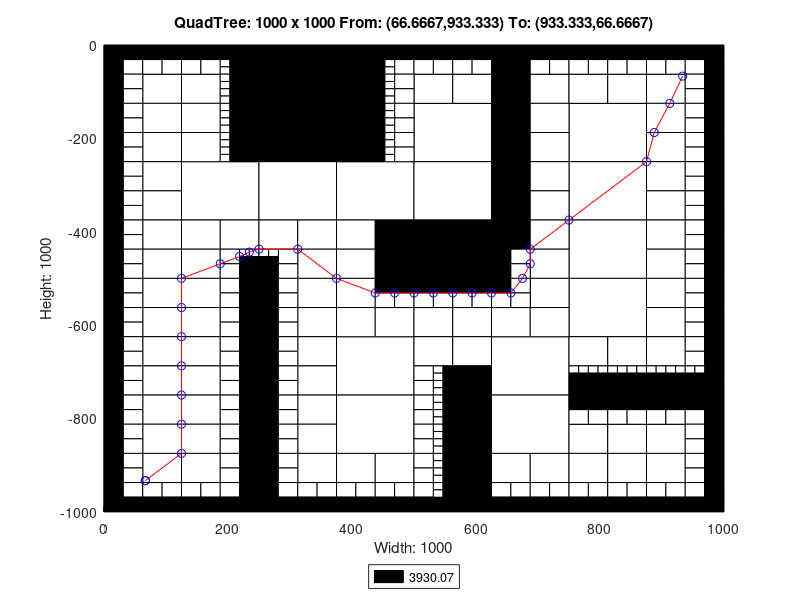

The MATLAB source for this figure:
axis([0 1000 -1000 0]);
title('QuadTree: 1000 x 1000 From: (66.6667,933.333) To: (933.333,66.6667)');
xlabel('Width: 1000');
ylabel('Height: 1000');
rectangle('Position',[250 -125 125 125], 'FaceColor',[0 0 0]);
rectangle('Position',[250 -250 125 125], 'FaceColor',[0 0 0]);
rectangle('Position',[125 -375 125 125], 'FaceColor',[1 1 1]);
rectangle('Position',[250 -375 125 125], 'FaceColor',[1 1 1]);
rectangle('Position',[375 -375 125 125], 'FaceColor',[1 1 1]);
rectangle('Position',[500 -250 125 125], 'FaceColor',[1 1 1]);
rectangle('Position',[750 -250 125 125], 'FaceColor',[1 1 1]);
rectangle('Position',[500 -375 125 125], 'FaceColor',[1 1 1]);
rectangle('Position',[500 -500 125 125], 'FaceColor',[0 0 0]);
rectangle('Position',[750 -375 125 125], 'FaceColor',[1 1 1]);
rectangle('Position',[750 -500 125 125], 'FaceColor',[1 1 1]);
rectangle('Position',[375 -750 125 125], 'FaceColor',[1 1 1]);
rectangle('Position',[375 -875 125 125], 'FaceColor',[1 1 1]);
rectangle('Position',[625 -750 125 125], 'FaceColor',[1 1 1]);
rectangle('Position',[750 -625 125 125], 'FaceColor',[1 1 1]);
rectangle('Position',[625 -875 125 125], 'FaceColor',[1 1 1]);
rectangle('Position',[62.5 -125 62.5 62.5], 'FaceColor',[1 1 1]);
rectangle('Position',[125 -125 62.5 62.5], 'FaceColor',[1 1 1]);
rectangle('Position',[62.5 -187.5 62.5 62.5], 'FaceColor',[1 1 1]);
rectangle('Position',[62.5 -250 62.5 62.5], 'FaceColor',[1 1 1]);
rectangle('Position',[125 -187.5 62.5 62.5], 'FaceColor',[1 1 1]);
rectangle('Position',[125 -250 62.5 62.5], 'FaceColor',[1 1 1]);
rectangle('Position',[375 -62.5 62.5 62.5], 'FaceColor',[0 0 0]);
rectangle('Position',[375 -125 62.5 62.5], 'FaceColor',[0 0 0]);
rectangle('Position',[375 -187.5 62.5 62.5], 'FaceColor',[0 0 0]);
rectangle('Position',[375 -250 62.5 62.5], 'FaceColor',[0 0 0]);
rectangle('Position',[62.5 -312.5 62.5 62.5], 'FaceColor',[1 1 1]);
rectangle('Position',[62.5 -375 62.5 62.5], 'FaceColor',[1 1 1]);
rectangle('Position',[62.5 -437.5 62.5 62.5], 'FaceColor',[1 1 1]);
rectangle('Position',[62.5 -500 62.5 62.5], 'FaceColor',[1 1 1]);
rectangle('Position',[125 -437.5 62.5 62.5], 'FaceColor',[1 1 1]);
rectangle('Position',[187.5 -437.5 62.5 62.5], 'FaceColor',[1 1 1]);
rectangle('Position',[125 -500 62.5 62.5], 'FaceColor',[1 1 1]);
rectangle('Position',[250 -437.5 62.5 62.5], 'FaceColor',[1 1 1]);
rectangle('Position',[312.5 -437.5 62.5 62.5], 'FaceColor',[1 1 1]);
rectangle('Position',[312.5 -500 62.5 62.5], 'FaceColor',[1 1 1]);
rectangle('Position',[375 -437.5 62.5 62.5], 'FaceColor',[1 1 1]);
rectangle('Position',[437.5 -437.5 62.5 62.5], 'FaceColor',[0 0 0]);
rectangle('Position',[375 -500 62.5 62.5], 'FaceColor',[1 1 1]);
rectangle('Position',[437.5 -500 62.5 62.5], 'FaceColor',[0 0 0]);
rectangle('Position',[500 -125 62.5 62.5], 'FaceColor',[1 1 1]);
rectangle('Position',[562.5 -125 62.5 62.5], 'FaceColor',[1 1 1]);
rectangle('Position',[625 -62.5 62.5 62.5], 'FaceColor',[0 0 0]);
rectangle('Position',[625 -125 62.5 62.5], 'FaceColor',[0 0 0]);
rectangle('Position',[687.5 -125 62.5 62.5], 'FaceColor',[1 1 1]);
rectangle('Position',[625 -187.5 62.5 62.5], 'FaceColor',[0 0 0]);
rectangle('Position',[687.5 -187.5 62.5 62.5], 'FaceColor',[1 1 1]);
rectangle('Position',[625 -250 62.5 62.5], 'FaceColor',[0 0 0]);
rectangle('Position',[687.5 -250 62.5 62.5], 'FaceColor',[1 1 1]);
rectangle('Position',[750 -125 62.5 62.5], 'FaceColor',[1 1 1]);
rectangle('Position',[812.5 -125 62.5 62.5], 'FaceColor',[1 1 1]);
rectangle('Position',[875 -125 62.5 62.5], 'FaceColor',[1 1 1]);
rectangle('Position',[875 -187.5 62.5 62.5], 'FaceColor',[1 1 1]);
rectangle('Position',[875 -250 62.5 62.5], 'FaceColor',[1 1 1]);
rectangle('Position',[625 -312.5 62.5 62.5], 'FaceColor',[0 0 0]);
rectangle('Position',[687.5 -312.5 62.5 62.5], 'FaceColor',[1 1 1]);
rectangle('Position',[625 -375 62.5 62.5], 'FaceColor',[0 0 0]);
rectangle('Position',[687.5 -375 62.5 62.5], 'FaceColor',[1 1 1]);
rectangle('Position',[625 -437.5 62.5 62.5], 'FaceColor',[0 0 0]);
rectangle('Position',[687.5 -437.5 62.5 62.5], 'FaceColor',[1 1 1]);
rectangle('Position',[687.5 -500 62.5 62.5], 'FaceColor',[1 1 1]);
rectangle('Position',[875 -312.5 62.5 62.5], 'FaceColor',[1 1 1]);
rectangle('Position',[875 -375 62.5 62.5], 'FaceColor',[1 1 1]);
rectangle('Position',[875 -437.5 62.5 62.5], 'FaceColor',[1 1 1]);
rectangle('Position',[875 -500 62.5 62.5], 'FaceColor',[1 1 1]);
rectangle('Position',[62.5 -562.5 62.5 62.5], 'FaceColor',[1 1 1]);
rectangle('Position',[62.5 -625 62.5 62.5], 'FaceColor',[1 1 1]);
rectangle('Position',[125 -562.5 62.5 62.5], 'FaceColor',[1 1 1]);
rectangle('Position',[125 -625 62.5 62.5], 'FaceColor',[1 1 1]);
rectangle('Position',[62.5 -687.5 62.5 62.5], 'FaceColor',[1 1 1]);
rectangle('Position',[62.5 -750 62.5 62.5], 'FaceColor',[1 1 1]);
rectangle('Position',[125 -687.5 62.5 62.5], 'FaceColor',[1 1 1]);
rectangle('Position',[125 -750 62.5 62.5], 'FaceColor',[1 1 1]);
rectangle('Position',[312.5 -562.5 62.5 62.5], 'FaceColor',[1 1 1]);
rectangle('Position',[312.5 -625 62.5 62.5], 'FaceColor',[1 1 1]);
rectangle('Position',[375 -562.5 62.5 62.5], 'FaceColor',[1 1 1]);
rectangle('Position',[375 -625 62.5 62.5], 'FaceColor',[1 1 1]);
rectangle('Position',[437.5 -625 62.5 62.5], 'FaceColor',[1 1 1]);
rectangle('Position',[312.5 -687.5 62.5 62.5], 'FaceColor',[1 1 1]);
rectangle('Position',[312.5 -750 62.5 62.5], 'FaceColor',[1 1 1]);
rectangle('Position',[62.5 -812.5 62.5 62.5], 'FaceColor',[1 1 1]);
rectangle('Position',[62.5 -875 62.5 62.5], 'FaceColor',[1 1 1]);
rectangle('Position',[125 -812.5 62.5 62.5], 'FaceColor',[1 1 1]);
rectangle('Position',[125 -875 62.5 62.5], 'FaceColor',[1 1 1]);
rectangle('Position',[62.5 -937.5 62.5 62.5], 'FaceColor',[1 1 1]);
rectangle('Position',[125 -937.5 62.5 62.5], 'FaceColor',[1 1 1]);
rectangle('Position',[312.5 -812.5 62.5 62.5], 'FaceColor',[1 1 1]);
rectangle('Position',[312.5 -875 62.5 62.5], 'FaceColor',[1 1 1]);
rectangle('Position',[312.5 -937.5 62.5 62.5], 'FaceColor',[1 1 1]);
rectangle('Position',[375 -937.5 62.5 62.5], 'FaceColor',[1 1 1]);
rectangle('Position',[437.5 -937.5 62.5 62.5], 'FaceColor',[1 1 1]);
rectangle('Position',[500 -625 62.5 62.5], 'FaceColor',[1 1 1]);
rectangle('Position',[562.5 -625 62.5 62.5], 'FaceColor',[1 1 1]);
rectangle('Position',[687.5 -562.5 62.5 62.5], 'FaceColor',[1 1 1]);
rectangle('Position',[625 -625 62.5 62.5], 'FaceColor',[1 1 1]);
rectangle('Position',[687.5 -625 62.5 62.5], 'FaceColor',[1 1 1]);
rectangle('Position',[500 -687.5 62.5 62.5], 'FaceColor',[1 1 1]);
rectangle('Position',[562.5 -687.5 62.5 62.5], 'FaceColor',[1 1 1]);
rectangle('Position',[562.5 -750 62.5 62.5], 'FaceColor',[0 0 0]);
rectangle('Position',[875 -562.5 62.5 62.5], 'FaceColor',[1 1 1]);
rectangle('Position',[875 -625 62.5 62.5], 'FaceColor',[1 1 1]);
rectangle('Position',[750 -687.5 62.5 62.5], 'FaceColor',[1 1 1]);
rectangle('Position',[812.5 -687.5 62.5 62.5], 'FaceColor',[1 1 1]);
rectangle('Position',[875 -687.5 62.5 62.5], 'FaceColor',[1 1 1]);
rectangle('Position',[562.5 -812.5 62.5 62.5], 'FaceColor',[0 0 0]);
rectangle('Position',[562.5 -875 62.5 62.5], 'FaceColor',[0 0 0]);
rectangle('Position',[562.5 -937.5 62.5 62.5], 'FaceColor',[0 0 0]);
rectangle('Position',[562.5 -1000 62.5 62.5], 'FaceColor',[0 0 0]);
rectangle('Position',[625 -937.5 62.5 62.5], 'FaceColor',[1 1 1]);
rectangle('Position',[687.5 -937.5 62.5 62.5], 'FaceColor',[1 1 1]);
rectangle('Position',[750 -875 62.5 62.5], 'FaceColor',[1 1 1]);
rectangle('Position',[812.5 -875 62.5 62.5], 'FaceColor',[1 1 1]);
rectangle('Position',[875 -875 62.5 62.5], 'FaceColor',[1 1 1]);
rectangle('Position',[750 -937.5 62.5 62.5], 'FaceColor',[1 1 1]);
rectangle('Position',[812.5 -937.5 62.5 62.5], 'FaceColor',[1 1 1]);
rectangle('Position',[875 -937.5 62.5 62.5], 'FaceColor',[1 1 1]);
rectangle('Position',[0 -31.25 31.25 31.25], 'FaceColor',[0 0 0]);
rectangle('Position',[31.25 -31.25 31.25 31.25], 'FaceColor',[0 0 0]);
rectangle('Position',[0 -62.5 31.25 31.25], 'FaceColor',[0 0 0]);
rectangle('Position',[31.25 -62.5 31.25 31.25], 'FaceColor',[1 1 1]);
rectangle('Position',[62.5 -31.25 31.25 31.25], 'FaceColor',[0 0 0]);
rectangle('Position',[93.75 -31.25 31.25 31.25], 'FaceColor',[0 0 0]);
rectangle('Position',[62.5 -62.5 31.25 31.25], 'FaceColor',[1 1 1]);
rectangle('Position',[93.75 -62.5 31.25 31.25], 'FaceColor',[1 1 1]);
rectangle('Position',[0 -93.75 31.25 31.25], 'FaceColor',[0 0 0]);
rectangle('Position',[31.25 -93.75 31.25 31.25], 'FaceColor',[1 1 1]);
rectangle('Position',[0 -125 31.25 31.25], 'FaceColor',[0 0 0]);
rectangle('Position',[31.25 -125 31.25 31.25], 'FaceColor',[1 1 1]);
rectangle('Position',[125 -31.25 31.25 31.25], 'FaceColor',[0 0 0]);
rectangle('Position',[156.25 -31.25 31.25 31.25], 'FaceColor',[0 0 0]);
rectangle('Position',[125 -62.5 31.25 31.25], 'FaceColor',[1 1 1]);
rectangle('Position',[156.25 -62.5 31.25 31.25], 'FaceColor',[1 1 1]);
rectangle('Position',[187.5 -31.25 31.25 31.25], 'FaceColor',[0 0 0]);
rectangle('Position',[218.75 -31.25 31.25 31.25], 'FaceColor',[0 0 0]);
rectangle('Position',[218.75 -62.5 31.25 31.25], 'FaceColor',[0 0 0]);
rectangle('Position',[218.75 -93.75 31.25 31.25], 'FaceColor',[0 0 0]);
rectangle('Position',[218.75 -125 31.25 31.25], 'FaceColor',[0 0 0]);
rectangle('Position',[0 -156.25 31.25 31.25], 'FaceColor',[0 0 0]);
rectangle('Position',[31.25 -156.25 31.25 31.25], 'FaceColor',[1 1 1]);
rectangle('Position',[0 -187.5 31.25 31.25], 'FaceColor',[0 0 0]);
rectangle('Position',[31.25 -187.5 31.25 31.25], 'FaceColor',[1 1 1]);
rectangle('Position',[0 -218.75 31.25 31.25], 'FaceColor',[0 0 0]);
rectangle('Position',[31.25 -218.75 31.25 31.25], 'FaceColor',[1 1 1]);
rectangle('Position',[0 -250 31.25 31.25], 'FaceColor',[0 0 0]);
rectangle('Position',[31.25 -250 31.25 31.25], 'FaceColor',[1 1 1]);
rectangle('Position',[218.75 -156.25 31.25 31.25], 'FaceColor',[0 0 0]);
rectangle('Position',[218.75 -187.5 31.25 31.25], 'FaceColor',[0 0 0]);
rectangle('Position',[218.75 -218.75 31.25 31.25], 'FaceColor',[0 0 0]);
rectangle('Position',[218.75 -250 31.25 31.25], 'FaceColor',[0 0 0]);
rectangle('Position',[437.5 -31.25 31.25 31.25], 'FaceColor',[0 0 0]);
rectangle('Position',[468.75 -31.25 31.25 31.25], 'FaceColor',[0 0 0]);
rectangle('Position',[468.75 -62.5 31.25 31.25], 'FaceColor',[1 1 1]);
rectangle('Position',[468.75 -93.75 31.25 31.25], 'FaceColor',[1 1 1]);
rectangle('Position',[468.75 -125 31.25 31.25], 'FaceColor',[1 1 1]);
rectangle('Position',[468.75 -156.25 31.25 31.25], 'FaceColor',[1 1 1]);
rectangle('Position',[468.75 -187.5 31.25 31.25], 'FaceColor',[1 1 1]);
rectangle('Position',[468.75 -218.75 31.25 31.25], 'FaceColor',[1 1 1]);
rectangle('Position',[468.75 -250 31.25 31.25], 'FaceColor',[1 1 1]);
rectangle('Position',[0 -281.25 31.25 31.25], 'FaceColor',[0 0 0]);
rectangle('Position',[31.25 -281.25 31.25 31.25], 'FaceColor',[1 1 1]);
rectangle('Position',[0 -312.5 31.25 31.25], 'FaceColor',[0 0 0]);
rectangle('Position',[31.25 -312.5 31.25 31.25], 'FaceColor',[1 1 1]);
rectangle('Position',[0 -343.75 31.25 31.25], 'FaceColor',[0 0 0]);
rectangle('Position',[31.25 -343.75 31.25 31.25], 'FaceColor',[1 1 1]);
rectangle('Position',[0 -375 31.25 31.25], 'FaceColor',[0 0 0]);
rectangle('Position',[31.25 -375 31.25 31.25], 'FaceColor',[1 1 1]);
rectangle('Position',[0 -406.25 31.25 31.25], 'FaceColor',[0 0 0]);
rectangle('Position',[31.25 -406.25 31.25 31.25], 'FaceColor',[1 1 1]);
rectangle('Position',[0 -437.5 31.25 31.25], 'FaceColor',[0 0 0]);
rectangle('Position',[31.25 -437.5 31.25 31.25], 'FaceColor',[1 1 1]);
rectangle('Position',[0 -468.75 31.25 31.25], 'FaceColor',[0 0 0]);
rectangle('Position',[31.25 -468.75 31.25 31.25], 'FaceColor',[1 1 1]);
rectangle('Position',[0 -500 31.25 31.25], 'FaceColor',[0 0 0]);
rectangle('Position',[31.25 -500 31.25 31.25], 'FaceColor',[1 1 1]);
rectangle('Position',[187.5 -468.75 31.25 31.25], 'FaceColor',[1 1 1]);
rectangle('Position',[187.5 -500 31.25 31.25], 'FaceColor',[1 1 1]);
rectangle('Position',[218.75 -500 31.25 31.25], 'FaceColor',[0 0 0]);
rectangle('Position',[281.25 -468.75 31.25 31.25], 'FaceColor',[1 1 1]);
rectangle('Position',[250 -500 31.25 31.25], 'FaceColor',[0 0 0]);
rectangle('Position',[281.25 -500 31.25 31.25], 'FaceColor',[1 1 1]);
rectangle('Position',[500 -31.25 31.25 31.25], 'FaceColor',[0 0 0]);
rectangle('Position',[531.25 -31.25 31.25 31.25], 'FaceColor',[0 0 0]);
rectangle('Position',[500 -62.5 31.25 31.25], 'FaceColor',[1 1 1]);
rectangle('Position',[531.25 -62.5 31.25 31.25], 'FaceColor',[1 1 1]);
rectangle('Position',[562.5 -31.25 31.25 31.25], 'FaceColor',[0 0 0]);
rectangle('Position',[593.75 -31.25 31.25 31.25], 'FaceColor',[0 0 0]);
rectangle('Position',[562.5 -62.5 31.25 31.25], 'FaceColor',[1 1 1]);
rectangle('Position',[593.75 -62.5 31.25 31.25], 'FaceColor',[1 1 1]);
rectangle('Position',[687.5 -31.25 31.25 31.25], 'FaceColor',[0 0 0]);
rectangle('Position',[718.75 -31.25 31.25 31.25], 'FaceColor',[0 0 0]);
rectangle('Position',[687.5 -62.5 31.25 31.25], 'FaceColor',[1 1 1]);
rectangle('Position',[718.75 -62.5 31.25 31.25], 'FaceColor',[1 1 1]);
rectangle('Position',[750 -31.25 31.25 31.25], 'FaceColor',[0 0 0]);
rectangle('Position',[781.25 -31.25 31.25 31.25], 'FaceColor',[0 0 0]);
rectangle('Position',[750 -62.5 31.25 31.25], 'FaceColor',[1 1 1]);
rectangle('Position',[781.25 -62.5 31.25 31.25], 'FaceColor',[1 1 1]);
rectangle('Position',[812.5 -31.25 31.25 31.25], 'FaceColor',[0 0 0]);
rectangle('Position',[843.75 -31.25 31.25 31.25], 'FaceColor',[0 0 0]);
rectangle('Position',[812.5 -62.5 31.25 31.25], 'FaceColor',[1 1 1]);
rectangle('Position',[843.75 -62.5 31.25 31.25], 'FaceColor',[1 1 1]);
rectangle('Position',[875 -31.25 31.25 31.25], 'FaceColor',[0 0 0]);
rectangle('Position',[906.25 -31.25 31.25 31.25], 'FaceColor',[0 0 0]);
rectangle('Position',[875 -62.5 31.25 31.25], 'FaceColor',[1 1 1]);
rectangle('Position',[906.25 -62.5 31.25 31.25], 'FaceColor',[1 1 1]);
rectangle('Position',[937.5 -31.25 31.25 31.25], 'FaceColor',[0 0 0]);
rectangle('Position',[968.75 -31.25 31.25 31.25], 'FaceColor',[0 0 0]);
rectangle('Position',[937.5 -62.5 31.25 31.25], 'FaceColor',[1 1 1]);
rectangle('Position',[968.75 -62.5 31.25 31.25], 'FaceColor',[0 0 0]);
rectangle('Position',[937.5 -93.75 31.25 31.25], 'FaceColor',[1 1 1]);
rectangle('Position',[968.75 -93.75 31.25 31.25], 'FaceColor',[0 0 0]);
rectangle('Position',[937.5 -125 31.25 31.25], 'FaceColor',[1 1 1]);
rectangle('Position',[968.75 -125 31.25 31.25], 'FaceColor',[0 0 0]);
rectangle('Position',[937.5 -156.25 31.25 31.25], 'FaceColor',[1 1 1]);
rectangle('Position',[968.75 -156.25 31.25 31.25], 'FaceColor',[0 0 0]);
rectangle('Position',[937.5 -187.5 31.25 31.25], 'FaceColor',[1 1 1]);
rectangle('Position',[968.75 -187.5 31.25 31.25], 'FaceColor',[0 0 0]);
rectangle('Position',[937.5 -218.75 31.25 31.25], 'FaceColor',[1 1 1]);
rectangle('Position',[968.75 -218.75 31.25 31.25], 'FaceColor',[0 0 0]);
rectangle('Position',[937.5 -250 31.25 31.25], 'FaceColor',[1 1 1]);
rectangle('Position',[968.75 -250 31.25 31.25], 'FaceColor',[0 0 0]);
rectangle('Position',[625 -468.75 31.25 31.25], 'FaceColor',[0 0 0]);
rectangle('Position',[656.25 -468.75 31.25 31.25], 'FaceColor',[1 1 1]);
rectangle('Position',[625 -500 31.25 31.25], 'FaceColor',[0 0 0]);
rectangle('Position',[656.25 -500 31.25 31.25], 'FaceColor',[1 1 1]);
rectangle('Position',[937.5 -281.25 31.25 31.25], 'FaceColor',[1 1 1]);
rectangle('Position',[968.75 -281.25 31.25 31.25], 'FaceColor',[0 0 0]);
rectangle('Position',[937.5 -312.5 31.25 31.25], 'FaceColor',[1 1 1]);
rectangle('Position',[968.75 -312.5 31.25 31.25], 'FaceColor',[0 0 0]);
rectangle('Position',[937.5 -343.75 31.25 31.25], 'FaceColor',[1 1 1]);
rectangle('Position',[968.75 -343.75 31.25 31.25], 'FaceColor',[0 0 0]);
rectangle('Position',[937.5 -375 31.25 31.25], 'FaceColor',[1 1 1]);
rectangle('Position',[968.75 -375 31.25 31.25], 'FaceColor',[0 0 0]);
rectangle('Position',[937.5 -406.25 31.25 31.25], 'FaceColor',[1 1 1]);
rectangle('Position',[968.75 -406.25 31.25 31.25], 'FaceColor',[0 0 0]);
rectangle('Position',[937.5 -437.5 31.25 31.25], 'FaceColor',[1 1 1]);
rectangle('Position',[968.75 -437.5 31.25 31.25], 'FaceColor',[0 0 0]);
rectangle('Position',[937.5 -468.75 31.25 31.25], 'FaceColor',[1 1 1]);
rectangle('Position',[968.75 -468.75 31.25 31.25], 'FaceColor',[0 0 0]);
rectangle('Position',[937.5 -500 31.25 31.25], 'FaceColor',[1 1 1]);
rectangle('Position',[968.75 -500 31.25 31.25], 'FaceColor',[0 0 0]);
rectangle('Position',[0 -531.25 31.25 31.25], 'FaceColor',[0 0 0]);
rectangle('Position',[31.25 -531.25 31.25 31.25], 'FaceColor',[1 1 1]);
rectangle('Position',[0 -562.5 31.25 31.25], 'FaceColor',[0 0 0]);
rectangle('Position',[31.25 -562.5 31.25 31.25], 'FaceColor',[1 1 1]);
rectangle('Position',[0 -593.75 31.25 31.25], 'FaceColor',[0 0 0]);
rectangle('Position',[31.25 -593.75 31.25 31.25], 'FaceColor',[1 1 1]);
rectangle('Position',[0 -625 31.25 31.25], 'FaceColor',[0 0 0]);
rectangle('Position',[31.25 -625 31.25 31.25], 'FaceColor',[1 1 1]);
rectangle('Position',[187.5 -531.25 31.25 31.25], 'FaceColor',[1 1 1]);
rectangle('Position',[218.75 -531.25 31.25 31.25], 'FaceColor',[0 0 0]);
rectangle('Position',[187.5 -562.5 31.25 31.25], 'FaceColor',[1 1 1]);
rectangle('Position',[218.75 -562.5 31.25 31.25], 'FaceColor',[0 0 0]);
rectangle('Position',[187.5 -593.75 31.25 31.25], 'FaceColor',[1 1 1]);
rectangle('Position',[218.75 -593.75 31.25 31.25], 'FaceColor',[0 0 0]);
rectangle('Position',[187.5 -625 31.25 31.25], 'FaceColor',[1 1 1]);
rectangle('Position',[218.75 -625 31.25 31.25], 'FaceColor',[0 0 0]);
rectangle('Position',[0 -656.25 31.25 31.25], 'FaceColor',[0 0 0]);
rectangle('Position',[31.25 -656.25 31.25 31.25], 'FaceColor',[1 1 1]);
rectangle('Position',[0 -687.5 31.25 31.25], 'FaceColor',[0 0 0]);
rectangle('Position',[31.25 -687.5 31.25 31.25], 'FaceColor',[1 1 1]);
rectangle('Position',[0 -718.75 31.25 31.25], 'FaceColor',[0 0 0]);
rectangle('Position',[31.25 -718.75 31.25 31.25], 'FaceColor',[1 1 1]);
rectangle('Position',[0 -750 31.25 31.25], 'FaceColor',[0 0 0]);
rectangle('Position',[31.25 -750 31.25 31.25], 'FaceColor',[1 1 1]);
rectangle('Position',[187.5 -656.25 31.25 31.25], 'FaceColor',[1 1 1]);
rectangle('Position',[218.75 -656.25 31.25 31.25], 'FaceColor',[0 0 0]);
rectangle('Position',[187.5 -687.5 31.25 31.25], 'FaceColor',[1 1 1]);
rectangle('Position',[218.75 -687.5 31.25 31.25], 'FaceColor',[0 0 0]);
rectangle('Position',[187.5 -718.75 31.25 31.25], 'FaceColor',[1 1 1]);
rectangle('Position',[218.75 -718.75 31.25 31.25], 'FaceColor',[0 0 0]);
rectangle('Position',[187.5 -750 31.25 31.25], 'FaceColor',[1 1 1]);
rectangle('Position',[218.75 -750 31.25 31.25], 'FaceColor',[0 0 0]);
rectangle('Position',[250 -531.25 31.25 31.25], 'FaceColor',[0 0 0]);
rectangle('Position',[281.25 -531.25 31.25 31.25], 'FaceColor',[1 1 1]);
rectangle('Position',[250 -562.5 31.25 31.25], 'FaceColor',[0 0 0]);
rectangle('Position',[281.25 -562.5 31.25 31.25], 'FaceColor',[1 1 1]);
rectangle('Position',[250 -593.75 31.25 31.25], 'FaceColor',[0 0 0]);
rectangle('Position',[281.25 -593.75 31.25 31.25], 'FaceColor',[1 1 1]);
rectangle('Position',[250 -625 31.25 31.25], 'FaceColor',[0 0 0]);
rectangle('Position',[281.25 -625 31.25 31.25], 'FaceColor',[1 1 1]);
rectangle('Position',[437.5 -531.25 31.25 31.25], 'FaceColor',[0 0 0]);
rectangle('Position',[468.75 -531.25 31.25 31.25], 'FaceColor',[0 0 0]);
rectangle('Position',[437.5 -562.5 31.25 31.25], 'FaceColor',[1 1 1]);
rectangle('Position',[468.75 -562.5 31.25 31.25], 'FaceColor',[1 1 1]);
rectangle('Position',[250 -656.25 31.25 31.25], 'FaceColor',[0 0 0]);
rectangle('Position',[281.25 -656.25 31.25 31.25], 'FaceColor',[1 1 1]);
rectangle('Position',[250 -687.5 31.25 31.25], 'FaceColor',[0 0 0]);
rectangle('Position',[281.25 -687.5 31.25 31.25], 'FaceColor',[1 1 1]);
rectangle('Position',[250 -718.75 31.25 31.25], 'FaceColor',[0 0 0]);
rectangle('Position',[281.25 -718.75 31.25 31.25], 'FaceColor',[1 1 1]);
rectangle('Position',[250 -750 31.25 31.25], 'FaceColor',[0 0 0]);
rectangle('Position',[281.25 -750 31.25 31.25], 'FaceColor',[1 1 1]);
rectangle('Position',[0 -781.25 31.25 31.25], 'FaceColor',[0 0 0]);
rectangle('Position',[31.25 -781.25 31.25 31.25], 'FaceColor',[1 1 1]);
rectangle('Position',[0 -812.5 31.25 31.25], 'FaceColor',[0 0 0]);
rectangle('Position',[31.25 -812.5 31.25 31.25], 'FaceColor',[1 1 1]);
rectangle('Position',[0 -843.75 31.25 31.25], 'FaceColor',[0 0 0]);
rectangle('Position',[31.25 -843.75 31.25 31.25], 'FaceColor',[1 1 1]);
rectangle('Position',[0 -875 31.25 31.25], 'FaceColor',[0 0 0]);
rectangle('Position',[31.25 -875 31.25 31.25], 'FaceColor',[1 1 1]);
rectangle('Position',[187.5 -781.25 31.25 31.25], 'FaceColor',[1 1 1]);
rectangle('Position',[218.75 -781.25 31.25 31.25], 'FaceColor',[0 0 0]);
rectangle('Position',[187.5 -812.5 31.25 31.25], 'FaceColor',[1 1 1]);
rectangle('Position',[218.75 -812.5 31.25 31.25], 'FaceColor',[0 0 0]);
rectangle('Position',[187.5 -843.75 31.25 31.25], 'FaceColor',[1 1 1]);
rectangle('Position',[218.75 -843.75 31.25 31.25], 'FaceColor',[0 0 0]);
rectangle('Position',[187.5 -875 31.25 31.25], 'FaceColor',[1 1 1]);
rectangle('Position',[218.75 -875 31.25 31.25], 'FaceColor',[0 0 0]);
rectangle('Position',[0 -906.25 31.25 31.25], 'FaceColor',[0 0 0]);
rectangle('Position',[31.25 -906.25 31.25 31.25], 'FaceColor',[1 1 1]);
rectangle('Position',[0 -937.5 31.25 31.25], 'FaceColor',[0 0 0]);
rectangle('Position',[31.25 -937.5 31.25 31.25], 'FaceColor',[1 1 1]);
rectangle('Position',[0 -968.75 31.25 31.25], 'FaceColor',[0 0 0]);
rectangle('Position',[31.25 -968.75 31.25 31.25], 'FaceColor',[1 1 1]);
rectangle('Position',[0 -1000 31.25 31.25], 'FaceColor',[0 0 0]);
rectangle('Position',[31.25 -1000 31.25 31.25], 'FaceColor',[0 0 0]);
rectangle('Position',[62.5 -968.75 31.25 31.25], 'FaceColor',[1 1 1]);
rectangle('Position',[93.75 -968.75 31.25 31.25], 'FaceColor',[1 1 1]);
rectangle('Position',[62.5 -1000 31.25 31.25], 'FaceColor',[0 0 0]);
rectangle('Position',[93.75 -1000 31.25 31.25], 'FaceColor',[0 0 0]);
rectangle('Position',[187.5 -906.25 31.25 31.25], 'FaceColor',[1 1 1]);
rectangle('Position',[218.75 -906.25 31.25 31.25], 'FaceColor',[0 0 0]);
rectangle('Position',[187.5 -937.5 31.25 31.25], 'FaceColor',[1 1 1]);
rectangle('Position',[218.75 -937.5 31.25 31.25], 'FaceColor',[0 0 0]);
rectangle('Position',[125 -968.75 31.25 31.25], 'FaceColor',[1 1 1]);
rectangle('Position',[156.25 -968.75 31.25 31.25], 'FaceColor',[1 1 1]);
rectangle('Position',[125 -1000 31.25 31.25], 'FaceColor',[0 0 0]);
rectangle('Position',[156.25 -1000 31.25 31.25], 'FaceColor',[0 0 0]);
rectangle('Position',[187.5 -968.75 31.25 31.25], 'FaceColor',[1 1 1]);
rectangle('Position',[218.75 -968.75 31.25 31.25], 'FaceColor',[0 0 0]);
rectangle('Position',[187.5 -1000 31.25 31.25], 'FaceColor',[0 0 0]);
rectangle('Position',[218.75 -1000 31.25 31.25], 'FaceColor',[0 0 0]);
rectangle('Position',[250 -781.25 31.25 31.25], 'FaceColor',[0 0 0]);
rectangle('Position',[281.25 -781.25 31.25 31.25], 'FaceColor',[1 1 1]);
rectangle('Position',[250 -812.5 31.25 31.25], 'FaceColor',[0 0 0]);
rectangle('Position',[281.25 -812.5 31.25 31.25], 'FaceColor',[1 1 1]);
rectangle('Position',[250 -843.75 31.25 31.25], 'FaceColor',[0 0 0]);
rectangle('Position',[281.25 -843.75 31.25 31.25], 'FaceColor',[1 1 1]);
rectangle('Position',[250 -875 31.25 31.25], 'FaceColor',[0 0 0]);
rectangle('Position',[281.25 -875 31.25 31.25], 'FaceColor',[1 1 1]);
rectangle('Position',[250 -906.25 31.25 31.25], 'FaceColor',[0 0 0]);
rectangle('Position',[281.25 -906.25 31.25 31.25], 'FaceColor',[1 1 1]);
rectangle('Position',[250 -937.5 31.25 31.25], 'FaceColor',[0 0 0]);
rectangle('Position',[281.25 -937.5 31.25 31.25], 'FaceColor',[1 1 1]);
rectangle('Position',[250 -968.75 31.25 31.25], 'FaceColor',[0 0 0]);
rectangle('Position',[281.25 -968.75 31.25 31.25], 'FaceColor',[1 1 1]);
rectangle('Position',[250 -1000 31.25 31.25], 'FaceColor',[0 0 0]);
rectangle('Position',[281.25 -1000 31.25 31.25], 'FaceColor',[0 0 0]);
rectangle('Position',[312.5 -968.75 31.25 31.25], 'FaceColor',[1 1 1]);
rectangle('Position',[343.75 -968.75 31.25 31.25], 'FaceColor',[1 1 1]);
rectangle('Position',[312.5 -1000 31.25 31.25], 'FaceColor',[0 0 0]);
rectangle('Position',[343.75 -1000 31.25 31.25], 'FaceColor',[0 0 0]);
rectangle('Position',[375 -968.75 31.25 31.25], 'FaceColor',[1 1 1]);
rectangle('Position',[406.25 -968.75 31.25 31.25], 'FaceColor',[1 1 1]);
rectangle('Position',[375 -1000 31.25 31.25], 'FaceColor',[0 0 0]);
rectangle('Position',[406.25 -1000 31.25 31.25], 'FaceColor',[0 0 0]);
rectangle('Position',[437.5 -968.75 31.25 31.25], 'FaceColor',[1 1 1]);
rectangle('Position',[468.75 -968.75 31.25 31.25], 'FaceColor',[1 1 1]);
rectangle('Position',[437.5 -1000 31.25 31.25], 'FaceColor',[0 0 0]);
rectangle('Position',[468.75 -1000 31.25 31.25], 'FaceColor',[0 0 0]);
rectangle('Position',[500 -531.25 31.25 31.25], 'FaceColor',[0 0 0]);
rectangle('Position',[531.25 -531.25 31.25 31.25], 'FaceColor',[0 0 0]);
rectangle('Position',[500 -562.5 31.25 31.25], 'FaceColor',[1 1 1]);
rectangle('Position',[531.25 -562.5 31.25 31.25], 'FaceColor',[1 1 1]);
rectangle('Position',[562.5 -531.25 31.25 31.25], 'FaceColor',[0 0 0]);
rectangle('Position',[593.75 -531.25 31.25 31.25], 'FaceColor',[0 0 0]);
rectangle('Position',[562.5 -562.5 31.25 31.25], 'FaceColor',[1 1 1]);
rectangle('Position',[593.75 -562.5 31.25 31.25], 'FaceColor',[1 1 1]);
rectangle('Position',[625 -531.25 31.25 31.25], 'FaceColor',[0 0 0]);
rectangle('Position',[656.25 -531.25 31.25 31.25], 'FaceColor',[1 1 1]);
rectangle('Position',[625 -562.5 31.25 31.25], 'FaceColor',[1 1 1]);
rectangle('Position',[656.25 -562.5 31.25 31.25], 'FaceColor',[1 1 1]);
rectangle('Position',[500 -718.75 31.25 31.25], 'FaceColor',[1 1 1]);
rectangle('Position',[500 -750 31.25 31.25], 'FaceColor',[1 1 1]);
rectangle('Position',[937.5 -531.25 31.25 31.25], 'FaceColor',[1 1 1]);
rectangle('Position',[968.75 -531.25 31.25 31.25], 'FaceColor',[0 0 0]);
rectangle('Position',[937.5 -562.5 31.25 31.25], 'FaceColor',[1 1 1]);
rectangle('Position',[968.75 -562.5 31.25 31.25], 'FaceColor',[0 0 0]);
rectangle('Position',[937.5 -593.75 31.25 31.25], 'FaceColor',[1 1 1]);
rectangle('Position',[968.75 -593.75 31.25 31.25], 'FaceColor',[0 0 0]);
rectangle('Position',[937.5 -625 31.25 31.25], 'FaceColor',[1 1 1]);
rectangle('Position',[968.75 -625 31.25 31.25], 'FaceColor',[0 0 0]);
rectangle('Position',[750 -750 31.25 31.25], 'FaceColor',[0 0 0]);
rectangle('Position',[781.25 -750 31.25 31.25], 'FaceColor',[0 0 0]);
rectangle('Position',[812.5 -750 31.25 31.25], 'FaceColor',[0 0 0]);
rectangle('Position',[843.75 -750 31.25 31.25], 'FaceColor',[0 0 0]);
rectangle('Position',[937.5 -656.25 31.25 31.25], 'FaceColor',[1 1 1]);
rectangle('Position',[968.75 -656.25 31.25 31.25], 'FaceColor',[0 0 0]);
rectangle('Position',[937.5 -687.5 31.25 31.25], 'FaceColor',[1 1 1]);
rectangle('Position',[968.75 -687.5 31.25 31.25], 'FaceColor',[0 0 0]);
rectangle('Position',[875 -750 31.25 31.25], 'FaceColor',[0 0 0]);
rectangle('Position',[906.25 -750 31.25 31.25], 'FaceColor',[0 0 0]);
rectangle('Position',[968.75 -718.75 31.25 31.25], 'FaceColor',[0 0 0]);
rectangle('Position',[937.5 -750 31.25 31.25], 'FaceColor',[0 0 0]);
rectangle('Position',[968.75 -750 31.25 31.25], 'FaceColor',[0 0 0]);
rectangle('Position',[500 -781.25 31.25 31.25], 'FaceColor',[1 1 1]);
rectangle('Position',[500 -812.5 31.25 31.25], 'FaceColor',[1 1 1]);
rectangle('Position',[500 -843.75 31.25 31.25], 'FaceColor',[1 1 1]);
rectangle('Position',[500 -875 31.25 31.25], 'FaceColor',[1 1 1]);
rectangle('Position',[500 -906.25 31.25 31.25], 'FaceColor',[1 1 1]);
rectangle('Position',[500 -937.5 31.25 31.25], 'FaceColor',[1 1 1]);
rectangle('Position',[500 -968.75 31.25 31.25], 'FaceColor',[1 1 1]);
rectangle('Position',[500 -1000 31.25 31.25], 'FaceColor',[0 0 0]);
rectangle('Position',[531.25 -1000 31.25 31.25], 'FaceColor',[0 0 0]);
rectangle('Position',[625 -968.75 31.25 31.25], 'FaceColor',[1 1 1]);
rectangle('Position',[656.25 -968.75 31.25 31.25], 'FaceColor',[1 1 1]);
rectangle('Position',[625 -1000 31.25 31.25], 'FaceColor',[0 0 0]);
rectangle('Position',[656.25 -1000 31.25 31.25], 'FaceColor',[0 0 0]);
rectangle('Position',[687.5 -968.75 31.25 31.25], 'FaceColor',[1 1 1]);
rectangle('Position',[718.75 -968.75 31.25 31.25], 'FaceColor',[1 1 1]);
rectangle('Position',[687.5 -1000 31.25 31.25], 'FaceColor',[0 0 0]);
rectangle('Position',[718.75 -1000 31.25 31.25], 'FaceColor',[0 0 0]);
rectangle('Position',[750 -781.25 31.25 31.25], 'FaceColor',[0 0 0]);
rectangle('Position',[781.25 -781.25 31.25 31.25], 'FaceColor',[0 0 0]);
rectangle('Position',[750 -812.5 31.25 31.25], 'FaceColor',[1 1 1]);
rectangle('Position',[781.25 -812.5 31.25 31.25], 'FaceColor',[1 1 1]);
rectangle('Position',[812.5 -781.25 31.25 31.25], 'FaceColor',[0 0 0]);
rectangle('Position',[843.75 -781.25 31.25 31.25], 'FaceColor',[0 0 0]);
rectangle('Position',[812.5 -812.5 31.25 31.25], 'FaceColor',[1 1 1]);
rectangle('Position',[843.75 -812.5 31.25 31.25], 'FaceColor',[1 1 1]);
rectangle('Position',[875 -781.25 31.25 31.25], 'FaceColor',[0 0 0]);
rectangle('Position',[906.25 -781.25 31.25 31.25], 'FaceColor',[0 0 0]);
rectangle('Position',[875 -812.5 31.25 31.25], 'FaceColor',[1 1 1]);
rectangle('Position',[906.25 -812.5 31.25 31.25], 'FaceColor',[1 1 1]);
rectangle('Position',[937.5 -781.25 31.25 31.25], 'FaceColor',[0 0 0]);
rectangle('Position',[968.75 -781.25 31.25 31.25], 'FaceColor',[0 0 0]);
rectangle('Position',[937.5 -812.5 31.25 31.25], 'FaceColor',[1 1 1]);
rectangle('Position',[968.75 -812.5 31.25 31.25], 'FaceColor',[0 0 0]);
rectangle('Position',[937.5 -843.75 31.25 31.25], 'FaceColor',[1 1 1]);
rectangle('Position',[968.75 -843.75 31.25 31.25], 'FaceColor',[0 0 0]);
rectangle('Position',[937.5 -875 31.25 31.25], 'FaceColor',[1 1 1]);
rectangle('Position',[968.75 -875 31.25 31.25], 'FaceColor',[0 0 0]);
rectangle('Position',[750 -968.75 31.25 31.25], 'FaceColor',[1 1 1]);
rectangle('Position',[781.25 -968.75 31.25 31.25], 'FaceColor',[1 1 1]);
rectangle('Position',[750 -1000 31.25 31.25], 'FaceColor',[0 0 0]);
rectangle('Position',[781.25 -1000 31.25 31.25], 'FaceColor',[0 0 0]);
rectangle('Position',[812.5 -968.75 31.25 31.25], 'FaceColor',[1 1 1]);
rectangle('Position',[843.75 -968.75 31.25 31.25], 'FaceColor',[1 1 1]);
rectangle('Position',[812.5 -1000 31.25 31.25], 'FaceColor',[0 0 0]);
rectangle('Position',[843.75 -1000 31.25 31.25], 'FaceColor',[0 0 0]);
rectangle('Position',[937.5 -906.25 31.25 31.25], 'FaceColor',[1 1 1]);
rectangle('Position',[968.75 -906.25 31.25 31.25], 'FaceColor',[0 0 0]);
rectangle('Position',[937.5 -937.5 31.25 31.25], 'FaceColor',[1 1 1]);
rectangle('Position',[968.75 -937.5 31.25 31.25], 'FaceColor',[0 0 0]);
rectangle('Position',[875 -968.75 31.25 31.25], 'FaceColor',[1 1 1]);
rectangle('Position',[906.25 -968.75 31.25 31.25], 'FaceColor',[1 1 1]);
rectangle('Position',[875 -1000 31.25 31.25], 'FaceColor',[0 0 0]);
rectangle('Position',[906.25 -1000 31.25 31.25], 'FaceColor',[0 0 0]);
rectangle('Position',[937.5 -968.75 31.25 31.25], 'FaceColor',[1 1 1]);
rectangle('Position',[968.75 -968.75 31.25 31.25], 'FaceColor',[0 0 0]);
rectangle('Position',[937.5 -1000 31.25 31.25], 'FaceColor',[0 0 0]);
rectangle('Position',[968.75 -1000 31.25 31.25], 'FaceColor',[0 0 0]);
rectangle('Position',[187.5 -46.875 15.625 15.625], 'FaceColor',[1 1 1]);
rectangle('Position',[203.125 -46.875 15.625 15.625], 'FaceColor',[0 0 0]);
rectangle('Position',[187.5 -62.5 15.625 15.625], 'FaceColor',[1 1 1]);
rectangle('Position',[203.125 -62.5 15.625 15.625], 'FaceColor',[0 0 0]);
rectangle('Position',[187.5 -78.125 15.625 15.625], 'FaceColor',[1 1 1]);
rectangle('Position',[203.125 -78.125 15.625 15.625], 'FaceColor',[0 0 0]);
rectangle('Position',[187.5 -93.75 15.625 15.625], 'FaceColor',[1 1 1]);
rectangle('Position',[203.125 -93.75 15.625 15.625], 'FaceColor',[0 0 0]);
rectangle('Position',[187.5 -109.375 15.625 15.625], 'FaceColor',[1 1 1]);
rectangle('Position',[203.125 -109.375 15.625 15.625], 'FaceColor',[0 0 0]);
rectangle('Position',[187.5 -125 15.625 15.625], 'FaceColor',[1 1 1]);
rectangle('Position',[203.125 -125 15.625 15.625], 'FaceColor',[0 0 0]);
rectangle('Position',[187.5 -140.625 15.625 15.625], 'FaceColor',[1 1 1]);
rectangle('Position',[203.125 -140.625 15.625 15.625], 'FaceColor',[0 0 0]);
rectangle('Position',[187.5 -156.25 15.625 15.625], 'FaceColor',[1 1 1]);
rectangle('Position',[203.125 -156.25 15.625 15.625], 'FaceColor',[0 0 0]);
rectangle('Position',[187.5 -171.875 15.625 15.625], 'FaceColor',[1 1 1]);
rectangle('Position',[203.125 -171.875 15.625 15.625], 'FaceColor',[0 0 0]);
rectangle('Position',[187.5 -187.5 15.625 15.625], 'FaceColor',[1 1 1]);
rectangle('Position',[203.125 -187.5 15.625 15.625], 'FaceColor',[0 0 0]);
rectangle('Position',[187.5 -203.125 15.625 15.625], 'FaceColor',[1 1 1]);
rectangle('Position',[203.125 -203.125 15.625 15.625], 'FaceColor',[0 0 0]);
rectangle('Position',[187.5 -218.75 15.625 15.625], 'FaceColor',[1 1 1]);
rectangle('Position',[203.125 -218.75 15.625 15.625], 'FaceColor',[0 0 0]);
rectangle('Position',[187.5 -234.375 15.625 15.625], 'FaceColor',[1 1 1]);
rectangle('Position',[203.125 -234.375 15.625 15.625], 'FaceColor',[0 0 0]);
rectangle('Position',[187.5 -250 15.625 15.625], 'FaceColor',[1 1 1]);
rectangle('Position',[203.125 -250 15.625 15.625], 'FaceColor',[0 0 0]);
rectangle('Position',[437.5 -46.875 15.625 15.625], 'FaceColor',[0 0 0]);
rectangle('Position',[453.125 -46.875 15.625 15.625], 'FaceColor',[1 1 1]);
rectangle('Position',[437.5 -62.5 15.625 15.625], 'FaceColor',[0 0 0]);
rectangle('Position',[453.125 -62.5 15.625 15.625], 'FaceColor',[1 1 1]);
rectangle('Position',[437.5 -78.125 15.625 15.625], 'FaceColor',[0 0 0]);
rectangle('Position',[453.125 -78.125 15.625 15.625], 'FaceColor',[1 1 1]);
rectangle('Position',[437.5 -93.75 15.625 15.625], 'FaceColor',[0 0 0]);
rectangle('Position',[453.125 -93.75 15.625 15.625], 'FaceColor',[1 1 1]);
rectangle('Position',[437.5 -109.375 15.625 15.625], 'FaceColor',[0 0 0]);
rectangle('Position',[453.125 -109.375 15.625 15.625], 'FaceColor',[1 1 1]);
rectangle('Position',[437.5 -125 15.625 15.625], 'FaceColor',[0 0 0]);
rectangle('Position',[453.125 -125 15.625 15.625], 'FaceColor',[1 1 1]);
rectangle('Position',[437.5 -140.625 15.625 15.625], 'FaceColor',[0 0 0]);
rectangle('Position',[453.125 -140.625 15.625 15.625], 'FaceColor',[1 1 1]);
rectangle('Position',[437.5 -156.25 15.625 15.625], 'FaceColor',[0 0 0]);
rectangle('Position',[453.125 -156.25 15.625 15.625], 'FaceColor',[1 1 1]);
rectangle('Position',[437.5 -171.875 15.625 15.625], 'FaceColor',[0 0 0]);
rectangle('Position',[453.125 -171.875 15.625 15.625], 'FaceColor',[1 1 1]);
rectangle('Position',[437.5 -187.5 15.625 15.625], 'FaceColor',[0 0 0]);
rectangle('Position',[453.125 -187.5 15.625 15.625], 'FaceColor',[1 1 1]);
rectangle('Position',[437.5 -203.125 15.625 15.625], 'FaceColor',[0 0 0]);
rectangle('Position',[453.125 -203.125 15.625 15.625], 'FaceColor',[1 1 1]);
rectangle('Position',[437.5 -218.75 15.625 15.625], 'FaceColor',[0 0 0]);
rectangle('Position',[453.125 -218.75 15.625 15.625], 'FaceColor',[1 1 1]);
rectangle('Position',[437.5 -234.375 15.625 15.625], 'FaceColor',[0 0 0]);
rectangle('Position',[453.125 -234.375 15.625 15.625], 'FaceColor',[1 1 1]);
rectangle('Position',[437.5 -250 15.625 15.625], 'FaceColor',[0 0 0]);
rectangle('Position',[453.125 -250 15.625 15.625], 'FaceColor',[1 1 1]);
rectangle('Position',[218.75 -453.125 15.625 15.625], 'FaceColor',[1 1 1]);
rectangle('Position',[234.375 -453.125 15.625 15.625], 'FaceColor',[1 1 1]);
rectangle('Position',[218.75 -468.75 15.625 15.625], 'FaceColor',[0 0 0]);
rectangle('Position',[234.375 -468.75 15.625 15.625], 'FaceColor',[0 0 0]);
rectangle('Position',[250 -453.125 15.625 15.625], 'FaceColor',[1 1 1]);
rectangle('Position',[265.625 -453.125 15.625 15.625], 'FaceColor',[1 1 1]);
rectangle('Position',[250 -468.75 15.625 15.625], 'FaceColor',[0 0 0]);
rectangle('Position',[265.625 -468.75 15.625 15.625], 'FaceColor',[0 0 0]);
rectangle('Position',[531.25 -703.125 15.625 15.625], 'FaceColor',[1 1 1]);
rectangle('Position',[546.875 -703.125 15.625 15.625], 'FaceColor',[0 0 0]);
rectangle('Position',[531.25 -718.75 15.625 15.625], 'FaceColor',[1 1 1]);
rectangle('Position',[546.875 -718.75 15.625 15.625], 'FaceColor',[0 0 0]);
rectangle('Position',[531.25 -734.375 15.625 15.625], 'FaceColor',[1 1 1]);
rectangle('Position',[546.875 -734.375 15.625 15.625], 'FaceColor',[0 0 0]);
rectangle('Position',[531.25 -750 15.625 15.625], 'FaceColor',[1 1 1]);
rectangle('Position',[546.875 -750 15.625 15.625], 'FaceColor',[0 0 0]);
rectangle('Position',[750 -703.125 15.625 15.625], 'FaceColor',[1 1 1]);
rectangle('Position',[765.625 -703.125 15.625 15.625], 'FaceColor',[1 1 1]);
rectangle('Position',[750 -718.75 15.625 15.625], 'FaceColor',[0 0 0]);
rectangle('Position',[765.625 -718.75 15.625 15.625], 'FaceColor',[0 0 0]);
rectangle('Position',[781.25 -703.125 15.625 15.625], 'FaceColor',[1 1 1]);
rectangle('Position',[796.875 -703.125 15.625 15.625], 'FaceColor',[1 1 1]);
rectangle('Position',[781.25 -718.75 15.625 15.625], 'FaceColor',[0 0 0]);
rectangle('Position',[796.875 -718.75 15.625 15.625], 'FaceColor',[0 0 0]);
rectangle('Position',[812.5 -703.125 15.625 15.625], 'FaceColor',[1 1 1]);
rectangle('Position',[828.125 -703.125 15.625 15.625], 'FaceColor',[1 1 1]);
rectangle('Position',[812.5 -718.75 15.625 15.625], 'FaceColor',[0 0 0]);
rectangle('Position',[828.125 -718.75 15.625 15.625], 'FaceColor',[0 0 0]);
rectangle('Position',[843.75 -703.125 15.625 15.625], 'FaceColor',[1 1 1]);
rectangle('Position',[859.375 -703.125 15.625 15.625], 'FaceColor',[1 1 1]);
rectangle('Position',[843.75 -718.75 15.625 15.625], 'FaceColor',[0 0 0]);
rectangle('Position',[859.375 -718.75 15.625 15.625], 'FaceColor',[0 0 0]);
rectangle('Position',[875 -703.125 15.625 15.625], 'FaceColor',[1 1 1]);
rectangle('Position',[890.625 -703.125 15.625 15.625], 'FaceColor',[1 1 1]);
rectangle('Position',[875 -718.75 15.625 15.625], 'FaceColor',[0 0 0]);
rectangle('Position',[890.625 -718.75 15.625 15.625], 'FaceColor',[0 0 0]);
rectangle('Position',[906.25 -703.125 15.625 15.625], 'FaceColor',[1 1 1]);
rectangle('Position',[921.875 -703.125 15.625 15.625], 'FaceColor',[1 1 1]);
rectangle('Position',[906.25 -718.75 15.625 15.625], 'FaceColor',[0 0 0]);
rectangle('Position',[921.875 -718.75 15.625 15.625], 'FaceColor',[0 0 0]);
rectangle('Position',[937.5 -703.125 15.625 15.625], 'FaceColor',[1 1 1]);
rectangle('Position',[953.125 -703.125 15.625 15.625], 'FaceColor',[1 1 1]);
rectangle('Position',[937.5 -718.75 15.625 15.625], 'FaceColor',[0 0 0]);
rectangle('Position',[953.125 -718.75 15.625 15.625], 'FaceColor',[0 0 0]);
rectangle('Position',[531.25 -765.625 15.625 15.625], 'FaceColor',[1 1 1]);
rectangle('Position',[546.875 -765.625 15.625 15.625], 'FaceColor',[0 0 0]);
rectangle('Position',[531.25 -781.25 15.625 15.625], 'FaceColor',[1 1 1]);
rectangle('Position',[546.875 -781.25 15.625 15.625], 'FaceColor',[0 0 0]);
rectangle('Position',[531.25 -796.875 15.625 15.625], 'FaceColor',[1 1 1]);
rectangle('Position',[546.875 -796.875 15.625 15.625], 'FaceColor',[0 0 0]);
rectangle('Position',[531.25 -812.5 15.625 15.625], 'FaceColor',[1 1 1]);
rectangle('Position',[546.875 -812.5 15.625 15.625], 'FaceColor',[0 0 0]);
rectangle('Position',[531.25 -828.125 15.625 15.625], 'FaceColor',[1 1 1]);
rectangle('Position',[546.875 -828.125 15.625 15.625], 'FaceColor',[0 0 0]);
rectangle('Position',[531.25 -843.75 15.625 15.625], 'FaceColor',[1 1 1]);
rectangle('Position',[546.875 -843.75 15.625 15.625], 'FaceColor',[0 0 0]);
rectangle('Position',[531.25 -859.375 15.625 15.625], 'FaceColor',[1 1 1]);
rectangle('Position',[546.875 -859.375 15.625 15.625], 'FaceColor',[0 0 0]);
rectangle('Position',[531.25 -875 15.625 15.625], 'FaceColor',[1 1 1]);
rectangle('Position',[546.875 -875 15.625 15.625], 'FaceColor',[0 0 0]);
rectangle('Position',[531.25 -890.625 15.625 15.625], 'FaceColor',[1 1 1]);
rectangle('Position',[546.875 -890.625 15.625 15.625], 'FaceColor',[0 0 0]);
rectangle('Position',[531.25 -906.25 15.625 15.625], 'FaceColor',[1 1 1]);
rectangle('Position',[546.875 -906.25 15.625 15.625], 'FaceColor',[0 0 0]);
rectangle('Position',[531.25 -921.875 15.625 15.625], 'FaceColor',[1 1 1]);
rectangle('Position',[546.875 -921.875 15.625 15.625], 'FaceColor',[0 0 0]);
rectangle('Position',[531.25 -937.5 15.625 15.625], 'FaceColor',[1 1 1]);
rectangle('Position',[546.875 -937.5 15.625 15.625], 'FaceColor',[0 0 0]);
rectangle('Position',[531.25 -953.125 15.625 15.625], 'FaceColor',[1 1 1]);
rectangle('Position',[546.875 -953.125 15.625 15.625], 'FaceColor',[0 0 0]);
rectangle('Position',[531.25 -968.75 15.625 15.625], 'FaceColor',[1 1 1]);
rectangle('Position',[546.875 -968.75 15.625 15.625], 'FaceColor',[0 0 0]);
X=[933.333,912.5,887.5,875,750,687.5,687.5,675,656.25,625,593.75,562.5,531.25,500,468.75,437.5,375,312.5,250,234.375,218.75,187.5,125,125,125,125,125,125,125,66.6667,66.6667];
Y=[-66.6667,-125,-187.5,-250,-375,-437.5,-468.75,-500,-531.25,-531.25,-531.25,-531.25,-531.25,-531.25,-531.25,-531.25,-500,-437.5,-437.5,-443.75,-453.125,-468.75,-500,-562.5,-625,-687.5,-750,-812.5,-875,-933.333,-933.333];
hold on;
plot(X,Y,'r');
plot(X,Y,'bo');
legend('3930.07','Location','southoutside');
